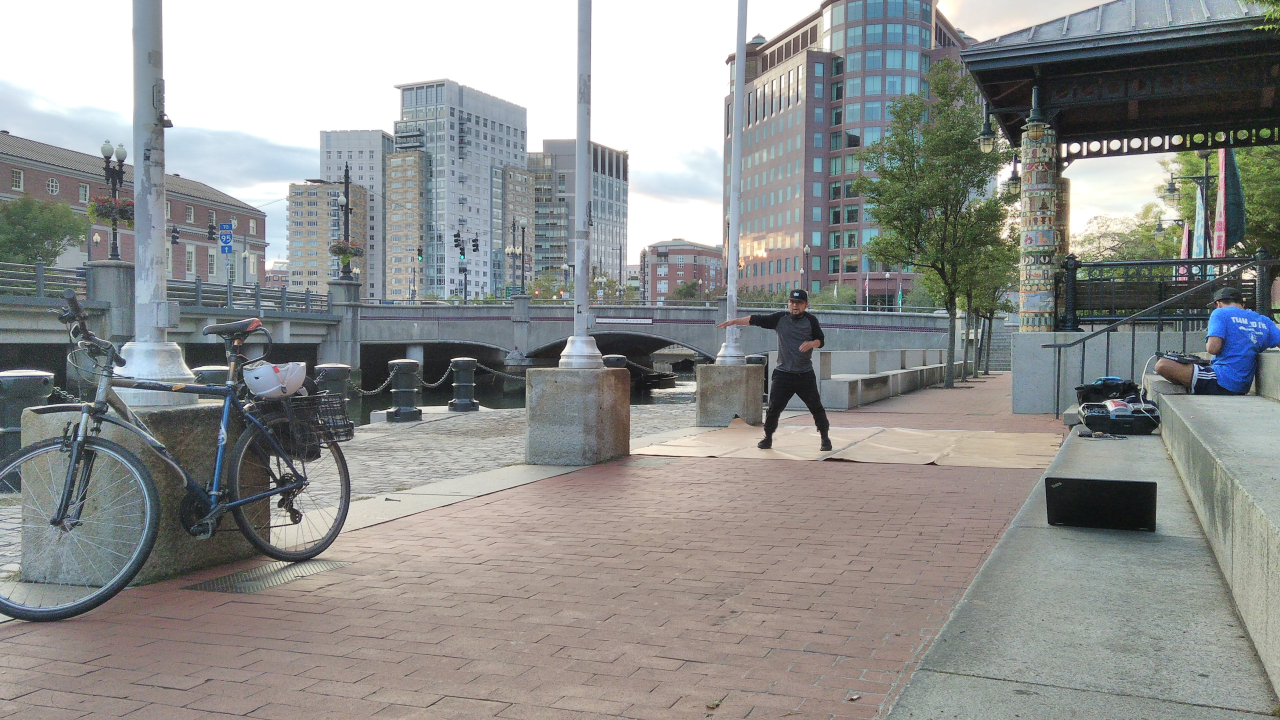
#> input picture data/RISDance.jpg, 3840 x 2160 px (shown at 1/3 size)
$ python test.py   (older library calls are emulated)
#> lines starting #> are read from the running program, lines starting #| are printed output that depends on the picture; long printed decimals are rounded
### code/helpers.py
# Project Image Filtering and Hybrid Images Stencil Code
# Based on previous and current work
# by James Hays for CSCI 1430 @ Brown and
# CS 4495/6476 @ Georgia Tech
import scipy.fftpack as fp
import numpy as np
from numpy import pi, exp, sqrt
from skimage import io, img_as_ubyte, img_as_float32
from skimage.transform import rescale
from scipy import signal
import cv2


# [88 lines left out: functions my_imfilter, gen_hybrid_image, vis_hybrid_image, not called in this run]


def load_image(path):
#> called with path = '../data/RISDance.jpg'
    return img_as_float32(io.imread(path))


def save_image(path, im):
    return io.imsave(path, img_as_ubyte(im.copy()))

### code/test.py
import time
import numpy as np
from scipy import signal
from mpl_toolkits.mplot3d import Axes3D
from helpers import load_image, save_image, my_imfilter
import cv2
import matplotlib.pyplot as plt
from skimage import data, color
import PIL
from PIL import Image
from skimage.transform import rescale, resize, downscale_local_mean

timeMat = np.zeros((7, 5))
image = load_image('../data/RISDance.jpg')
im_sizes = [(380, 684), (1341, 745), (1897, 1054), (3000, 1666), (3800, 2100)]
i = 0
y = [0, 0.25, 1, 2, 5, 8]  # in mps
x = [0, 3, 5, 7, 9, 11, 13, 15]  # k size

for k_size in range(3, 16, 2):
    for imsize in range(1, 6):
        kernel = np.dot(cv2.getGaussianKernel(k_size, 5), cv2.getGaussianKernel(k_size, 5).T)
        image_rescaled = cv2.resize(image, im_sizes[imsize - 1], interpolation=cv2.INTER_AREA)
        t = time.time()
        filtered = signal.correlate2d(np.mean(image_rescaled, axis=2), kernel)
        timeMat[i, imsize - 1] = time.time() - t
    i = i + 1
#> after the loop, i = 7; timeMat = [[0.0107, 0.0358, 0.0692, 0.174, 0.285], [0.0163, 0.0552, 0.106, 0.265, 0.437], [0.0214, 0.0822, 0.161, 0.396, 0.636], [0.0304, 0.116, 0.233, 0.597, 0.982], [0.045, 0.17, 0.342, 0.851, 1.42], [0.0621, 0.231, 0.454, 1.11, 1.81], [0.0771, 0.285, 0.572, 1.42, 2.31]]
fig = plt.figure(figsize=(6, 3.2))
print(timeMat)
#| [[0.01068 0.0358 0.0692 0.174 0.2851]
#|  [0.01635 0.05515 0.1063   0.2652 0.4374]
#|  [0.02141 0.08221 0.1606 0.3956 0.636]
#|  [0.03039 0.1157 0.2326 0.5973 0.9819]
#|  [0.04497 0.1696 0.3423 0.8509  1.416]
#|  [0.0621 0.2313 0.4537 1.113  1.813]
#|  [0.07707 0.2854 0.5716 1.424 2.313]]
ax = fig.add_subplot(111)
ax.set_title('colorMap')
plt.imshow(timeMat, extent=[3, 15, 8, 0.25])
ax.set_aspect('equal')

cax = fig.add_axes([0.12, 0.1, 0.78, 0.8])
cax.get_xaxis().set_visible(False)
cax.get_yaxis().set_visible(False)
cax.patch.set_alpha(0)
cax.set_frame_on(False)
plt.colorbar(orientation='vertical')
plt.show()
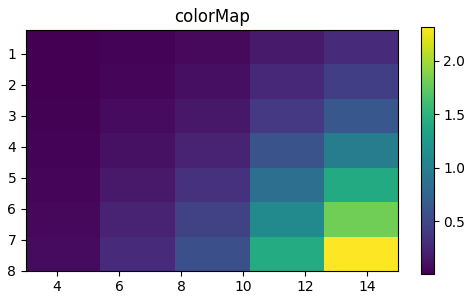
#> figure drawn by matplotlib, 2 panels

plt.show()
